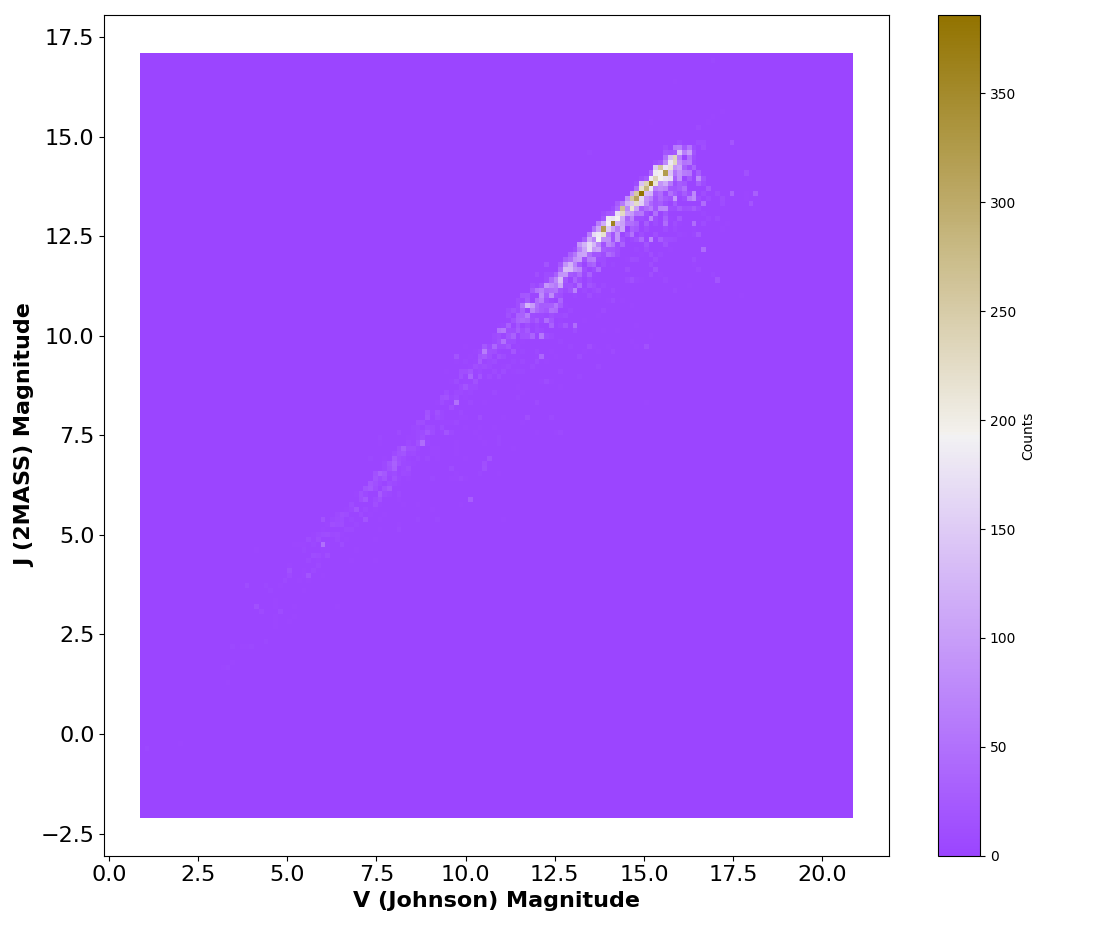

Here is the Python script that generated this plot:

# Paths:
path_data = "data/"

# Packages:
import numpy as np
import pandas as pd
import seaborn as sns
import matplotlib.pyplot as plt
from matplotlib.colors import LinearSegmentedColormap, Colormap

# Display options:
pd.set_option("display.width", 1200)
pd.set_option("display.max_columns", 300)
pd.set_option("display.max_rows", 300)

# Dataset:
df = pd.read_csv(path_data + "nasa_exoplanets.csv")
df_varnames = pd.read_csv(path_data + "nasa_exoplanets_var_names.csv")

# Variables:
x_var = "sy_vmag"
x_var_name = df_varnames.loc[(df_varnames["var"] == x_var), ["var_name"]].values[0][0]
y_var = "sy_jmag"
y_var_name = df_varnames.loc[(df_varnames["var"] == y_var), ["var_name"]].values[0][0]

# Adapt the data:
df_plot = df[[x_var, y_var]]

# Deal with nan:
df_plot = df_plot.dropna()

# Plot:
n_binsxy = 150
# To choose to palette params, use sns.choose_diverging_palette() in IPython notebook.
my_palette = sns.diverging_palette(h_neg = 278,
                                   h_pos = 63,
                                   s = 100,
                                   l = 50,
                                   sep = 1,
                                   center = "light",
                                   as_cmap = True)
fig, ax = plt.subplots(
    figsize = (11, 10),
    tight_layout = True
)
_ = sns.histplot(
    data = df_plot,
    x = x_var,
    y = y_var,
    stat = "count",
    bins = (n_binsxy, n_binsxy),
    legend = True,
    cbar = True,
    thresh = -0.01,
    cbar_kws = {"label": "Counts"},
    cmap = my_palette,
    ax = ax
)
_ = ax.set_xlabel(
    x_var_name,
    fontsize = 16,
    fontweight = "bold"
)
_ = ax.set_ylabel(
    y_var_name,
    fontsize = 16,
    fontweight = "bold"
)
_ = ax.tick_params(
    axis = "x", 
    which = "major", 
    labelsize = 16
)
_ = ax.tick_params(
    axis = "y", 
    which = "major", 
    labelsize = 16
)
